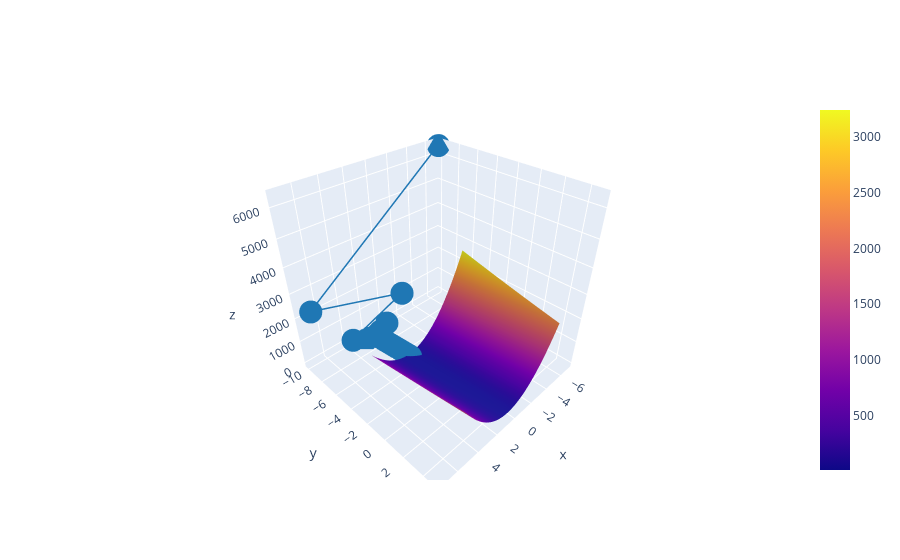

Notebook code cell kept with this figure:
### Code cell
data = [go.Surface(x = range_x,  y = range_y,z = surface)]
layout = go.Layout(autosize=False)
graf = go.Figure(data=data, layout=layout)

graf.add_trace(go.Scatter3d(x=history_grad_a, y=history_grad_b,  z=history_gradient_err,line=dict(color='#1f77b4',width=3)))
graf

### Figure 1 — Plotly figure (JSON) as saved in the notebook; plotly's stock layout.template omitted (floating-point values rounded to 4 significant figures; data arrays with more than 128 entries replaced by an {"elided": "..."} marker saying what was removed)
{"data": [{"type": "surface", "x": [-5, -4.9, -4.8, -4.7, -4.6, -4.5, -4.4, -4.3, -4.2, -4.1, -4.0, -3.9, -3.8, -3.7, -3.6, -3.5, -3.4, -3.3, -3.2, -3.1, -3.0, -2.9, -2.8, -2.7, -2.6, -2.5, -2.4, -2.3, -2.2, -2.1, -2.0, -1.9, -1.8, -1.7, -1.6, -1.5, -1.4, -1.3, -1.2, -1.1, -1.0, -0.9, -0.8, -0.7, -0.6, -0.5, -0.4, -0.3, -0.2, -0.1, -1.776e-14, 0.1, 0.2, 0.3, 0.4, 0.5, 0.6, 0.7, 0.8, 0.9, 1.0, 1.1, 1.2, 1.3, 1.4, 1.5, 1.6, 1.7, 1.8, 1.9, 2.0, 2.1, 2.2, 2.3, 2.4, 2.5, 2.6, 2.7, 2.8, 2.9, 3.0, 3.1, 3.2, 3.3, 3.4, 3.5, 3.6, 3.7, 3.8, 3.9, 4.0, 4.1, 4.2, 4.3, 4.4, 4.5, 4.6, 4.7, 4.8, 4.9], "y": [-5, -4.9, -4.8, -4.7, -4.6, -4.5, -4.4, -4.3, -4.2, -4.1, -4.0, -3.9, -3.8, -3.7, -3.6, -3.5, -3.4, -3.3, -3.2, -3.1, -3.0, -2.9, -2.8, -2.7, -2.6, -2.5, -2.4, -2.3, -2.2, -2.1, -2.0, -1.9, -1.8, -1.7, -1.6, -1.5, -1.4, -1.3, -1.2, -1.1, -1.0, -0.9, -0.8, -0.7, -0.6, -0.5, -0.4, -0.3, -0.2, -0.1, -1.776e-14, 0.1, 0.2, 0.3, 0.4, 0.5, 0.6, 0.7, 0.8, 0.9, 1.0, 1.1, 1.2, 1.3, 1.4, 1.5, 1.6, 1.7, 1.8, 1.9, 2.0, 2.1, 2.2, 2.3, 2.4, 2.5, 2.6, 2.7, 2.8, 2.9, 3.0, 3.1, 3.2, 3.3, 3.4, 3.5, 3.6, 3.7, 3.8, 3.9, 4.0, 4.1, 4.2, 4.3, 4.4, 4.5, 4.6, 4.7, 4.8, 4.9], "z": {"elided": "100x100 float values"}}, {"line": {"color": "#1f77b4", "width": 3}, "type": "scatter3d", "x": {"elided": "498 float values"}, "y": {"elided": "498 float values"}, "z": {"elided": "498 float values"}}], "layout": {"autosize": false}}
